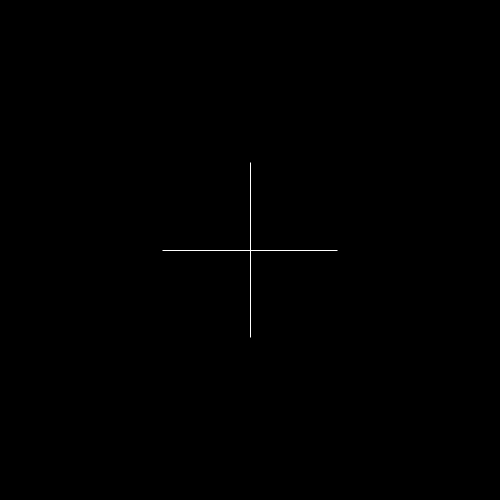
Frame 1 (no input)
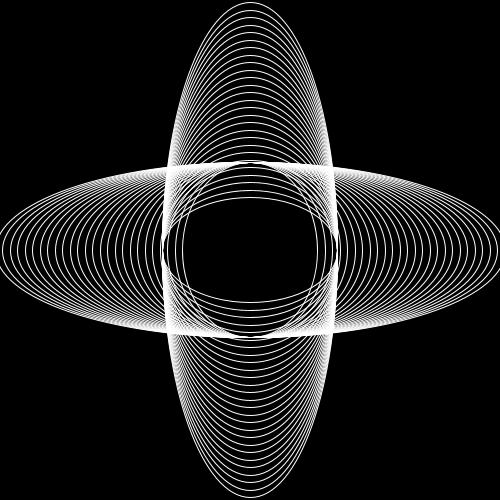
Frame 60 (the mouse pressed at the canvas centre just before this capture)
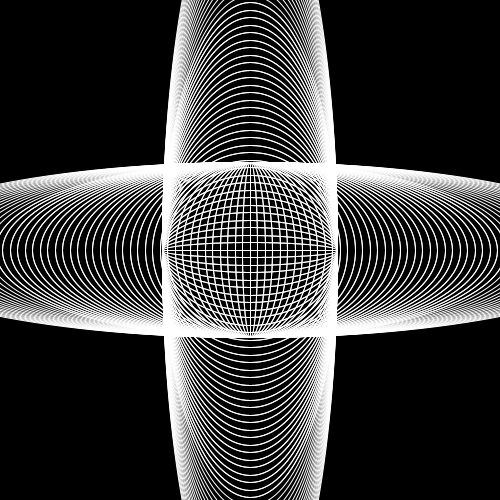
Frame 120 (the mouse held since frame 60 and released just before this capture)

The Processing sketch that drew these frames (run headless with seeded random() and noise(); from frame 60 on, the mouse is pressed at the canvas centre):

// Processing sketch: processing_69767
// ── processing_69767.pde

//Eugene Liang, Loops, CP1, mods 16-17
//http://opagungnamstyle.webs.com/Computer Programing/Loops.html

int change = 15;

void setup()
{
  size(500,500);
  background(0);
  smooth();
  noFill();
  frameRate(8);
}

void draw()
{
  width();
  height();
}  


//width
int w = 0;

void width()
{
  stroke(255,255,255);
  ellipse(250,250,w,175);
  w = w + change;
  if(w > 500)
  {
    background(0,0,0);
  change = -15;
  }
}

int h = 0;
//height
void height()
{
  stroke(255,255,255);
  ellipse(250,250,175,h);
  h = h + change;
  if(h > 500)
  {
    change = -15;
  }
}
